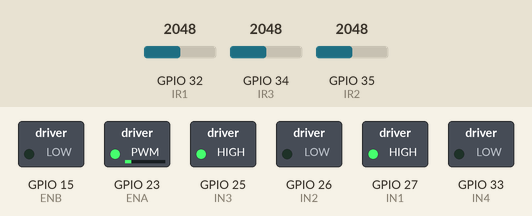
Recording of a program running on a simulated ESP32. Parts: switched loads named in the program (green lamp = pin HIGH). The test bench sets the inputs (shaded band); at power-on: GPIO 32 (IR1) = 2048, GPIO 35 (IR2) = 2048, GPIO 34 (IR3) = 2048. What the program prints to the serial monitor is not drawn.

Above: at 1.2 s.
1.3 s: GPIO 32 (IR1) set to 2866
At 1.8 s:
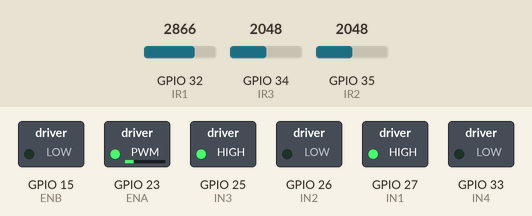
3.1 s: GPIO 32 (IR1) set to 1228
At 4.0 s:
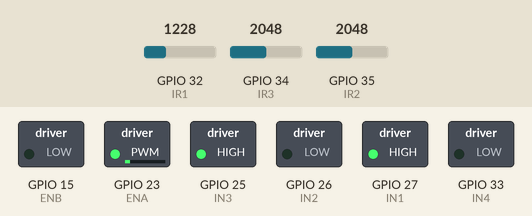
4.9 s: GPIO 32 (IR1) set to 4095
7.9 s: GPIO 32 (IR1) set to 0
At 8.1 s:
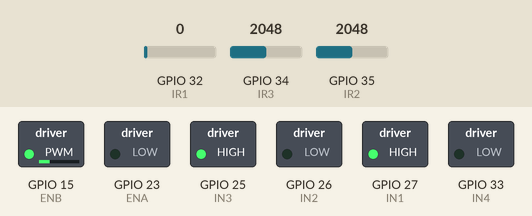
9.7 s: GPIO 35 (IR2) set to 1228
At 10.8 s:
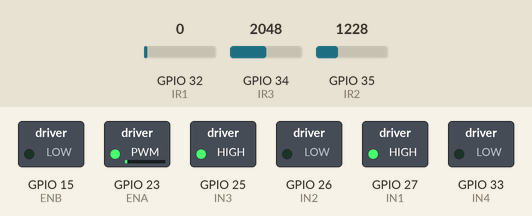
11.5 s: GPIO 34 (IR3) set to 2866
At 12.1 s:
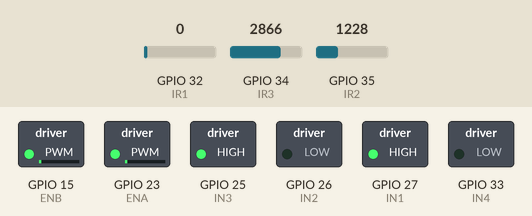
Timing chart, 0 to 14.3 s (numbered marks = the images above; inputs shaded):
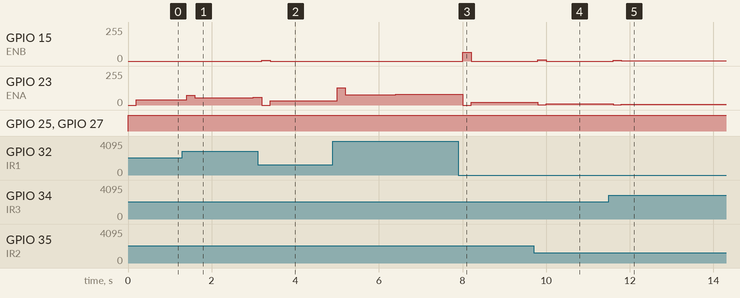

Measured:
- after the input at 1.3 s, GPIO 23 (ENA): 41/255 → 72/255 after 0.10 s, → 55/255 0.20 s later, → 56/255 0.40 s later, → 57/255 1.0 s later
- after the input at 3.1 s, GPIO 15 (ENB): 0/255 → 4/255 after 0.10 s, → 0/255 0.20 s later
- after the input at 7.9 s, GPIO 15 (ENB): 0/255 → 67/255 after 0.10 s, → 0/255 0.21 s later
- after the input at 9.7 s, GPIO 15 (ENB): 0/255 → 8/255 after 0.10 s, → 0/255 0.20 s later; GPIO 23 (ENA): 19/255 → 1/255 after 0.10 s, → 11/255 0.20 s later
- after the input at 11.5 s, GPIO 15 (ENB): 0/255 → 7/255 after 0.10 s, → 2/255 0.20 s later; GPIO 23 (ENA): 11/255 → 2/255 after 0.10 s, → 7/255 0.20 s later

The program:

main.cpp
```cpp
#include <Arduino.h>
#include <TaskScheduler.h>
#include <QuickPID.h>

// Constants
#define HISTORY_SIZE 10  // Number of readings to keep in history for line detection
#define NO_LINE_COUNT 20  // Number of consecutive readings without line detection before stopping

// Motor Pin definitions for L298N motor driver
#define IN1 27  // Motor A direction pin 1
#define IN2 26  // Motor A direction pin 2
#define IN3 25  // Motor B direction pin 1
#define IN4 33  // Motor B direction pin 2
#define IR1 32
#define IR2 35
#define IR3 34
#define ENA 23  // Motor A speed control pin (PWM)
#define ENB 15  // Motor B speed control pin (PWM)

const int offsetA = 1;  // Offset for motor A (not used in this example)
const int offsetB = 1;  // Offset for motor B (not used in this example)

// Motor speed limits
int leftMinSpeed = 0;   // Minimum speed for left motor
int rightMinSpeed = 0;  // Minimum speed for right motor
int leftMaxSpeed = 255;  // Maximum speed for left motor
int rightMaxSpeed = 255; // Maximum speed for right motor

// Sensor definitions
const uint8_t SensorCount = 3; // Number of IR sensors
uint16_t sensorValues[SensorCount]; // Array to hold sensor readings
float sensorWeights[SensorCount] = {1.0, 2.0, 1.0}; // Weights for the sensors to calculate line error

uint16_t readingHistory[SensorCount][HISTORY_SIZE]; // History of sensor readings

int32_t lineError = 0; // Variable to hold the calculated line error
uint16_t lineThreshold = 800; // Threshold for line detection
uint8_t noLineCount = 0; // Counter for consecutive readings without line detection

// PID variables
float Kp = 2.0; // Proportional gain
float Ki = 0.05; // Integral gain
float Kd = 0.25; // Derivative gain

#ifdef AGGRESSIVE_PID
// Aggressive PID Variables
float AggresiveKp = 4;
float AggresiveKi = 0.2;
float AggresiveKd = 1;
#endif

// PID input and output variables
float setPointLeft = 0; // Desired setpoint for left motor
float inputLeft = 0; // Input for left PID controller
float outputLeft = 0; // Output for left PID controller

float setPointRight = 0; // Desired setpoint for right motor
float inputRight = 0; // Input for right PID controller
float outputRight = 0; // Output for right PID controller

// Create PID controllers for left and right motors
QuickPID leftPid(&inputLeft, &outputLeft, &setPointLeft, Kp, Ki, Kd, QuickPID::Action::direct);
QuickPID rightPid(&inputRight, &outputRight, &setPointRight, Kp, Ki, Kd, QuickPID::Action::direct);

int prevLeftMotorSpeed = 0;
int prevRightMotorSpeed = 0;

// Function prototypes
void readAndCalculateError();
void calculateMotorSpeed();
void setMotorSpeed();
void recordHistory();
void print();

// Task definitions for scheduling
Task readAndCalculateErrorTask(10, TASK_FOREVER, &readAndCalculateError);
Task calculateMotorSpeedTask(10, TASK_FOREVER, &calculateMotorSpeed);
Task setMotorSpeedTask(200, TASK_FOREVER, &setMotorSpeed);
Task recordHistoryTask(30, TASK_FOREVER, &recordHistory);
Task printTask(20, TASK_FOREVER, &print);

Scheduler runner; // Create a Scheduler instance to manage tasks

void setup() {
    Serial.begin(115200); // Start serial communication for debugging
    Serial.println("Starting...");

    // Set motor control pins as outputs
    pinMode(IN1, OUTPUT);
    pinMode(IN2, OUTPUT);
    pinMode(IN3, OUTPUT);
    pinMode(IN4, OUTPUT);
    pinMode(ENA, OUTPUT);
    pinMode(ENB, OUTPUT);

    // Initialize motor speed to 0 (stop)
    analogWrite(ENA, 0);
    analogWrite(ENB, 0);

    // Set PID controllers to automatic mode
    leftPid.SetMode(QuickPID::Control::automatic);
    rightPid.SetMode(QuickPID::Control::automatic);

    // Add tasks to the scheduler
    runner.addTask(readAndCalculateErrorTask);
    runner.addTask(calculateMotorSpeedTask);
    runner.addTask(setMotorSpeedTask);
    runner.addTask(recordHistoryTask);
    runner.addTask(printTask);

    // Enable tasks
    readAndCalculateErrorTask.enable();
    calculateMotorSpeedTask.enable();
    setMotorSpeedTask.enable();
    recordHistoryTask.enable();
    printTask.enable();
}

void loop() {
    // Execute scheduled tasks
    runner.execute();
}

void readAndCalculateError() {
    // Read sensor values (replace with actual sensor reading logic)
    // For example, using analogRead() for IR sensors connected to analog pins
    sensorValues[0] = analogRead(IR1); // Read left IR sensor
    sensorValues[1] = analogRead(IR2); // Read center IR sensor
    sensorValues[2] = analogRead(IR3); // Read right IR sensor

    // Check if line exists
    bool lineExists = false; // Flag to indicate if a line is detected
    lineError = 0; // Reset line error for this iteration

    // Calculate line error and direction based on sensor readings
    for (int i = 0; i < SensorCount; i++) {
        lineError += (i - 1.5) * sensorValues[i] * sensorWeights[i]; // Calculate weighted error
        if (sensorValues[i] > lineThreshold) { // Check if the sensor reading exceeds the threshold
            lineExists = true; // Line detected
        }
    }

    if (!lineExists) { // If no line is detected
        noLineCount++; // Increment no line counter
        if (noLineCount > NO_LINE_COUNT) { // If no line detected for too long
            lineError = 0; // Reset line error to stop or go straight
        }
    } else {
        noLineCount = 0; // Reset no line counter if line is detected
    }
}

void recordHistory() {
    // Record sensor values in history for potential future use
    for (int i = 0; i < SensorCount; i++) {
        for (int j = HISTORY_SIZE - 1; j > 0; j--) {
            readingHistory[i][j] = readingHistory[i][j - 1]; // Shift history to make room for new reading
        }
        readingHistory[i][0] = sensorValues[i]; // Store current reading in history
    }
}

void calculateMotorSpeed() {
    // Calculate motor speeds based on line error using PID control
    inputLeft = map(lineError, 0, 50000, 0, 255); // Set input for left motor PID
    inputRight = map(lineError, 0, -50000, 0, 255 ); // Set input for right motor PID

    #ifdef AGGRESSIVE_PID
    (inputRight > 200) ? rightPid.SetTunings(AggresiveKp, AggresiveKi, AggresiveKd) : rightPid.SetTunings(Kp, Ki, Kd);
    (inputLeft > 200) ? leftPid.SetTunings(AggresiveKp, AggresiveKi, AggresiveKd) : leftPid.SetTunings(Kp, Ki, Kd);
    #endif

    leftPid.Compute(); // Compute output for left motor
    rightPid.Compute(); // Compute output for right motor

    // Serial.print("PID Output Left: ");
    // Serial.println(outputLeft);
    // Serial.print("PID Output Right: ");
    // Serial.println(outputRight);
}

// void calculateMotorSpeed() {

//     // For testing, set fixed outputs

//     outputLeft = 150; // Fixed speed for left motor

//     outputRight = 150; // Fixed speed for right motor

// }

// void setMotorSpeed() {
//     // Set motor speeds based on PID output
//     int leftSpeed = constrain(outputLeft, leftMinSpeed, leftMaxSpeed); // Constrain left speed
//     int rightSpeed = constrain(outputRight, rightMinSpeed, rightMaxSpeed); // Constrain right speed

//     // Control motors using L298N motor driver
//     if (lineError < 0) { // If line error is negative, turn right
//         analogWrite(ENA, leftSpeed); // Set left motor speed
//         analogWrite(ENB, 0); // Stop right motor
//     } else if (lineError > 0) { // If line error is positive, turn left
//         analogWrite(ENA, 0); // Stop left motor
//         analogWrite(ENB, rightSpeed); // Set right motor speed
//     } else { // If line error is zero, move forward
//         analogWrite(ENA, leftSpeed); // Set left motor speed
//         analogWrite(ENB, rightSpeed); // Set right motor speed
//     }
// }

void setMotorSpeed() {
    int leftSpeed = constrain(outputLeft, leftMinSpeed, leftMaxSpeed);
    int rightSpeed = constrain(outputRight, rightMinSpeed, rightMaxSpeed);

    if (leftSpeed >= 0) {
        digitalWrite(IN1, HIGH);
        digitalWrite(IN2, LOW);
    } else {
        digitalWrite(IN1, LOW);
        digitalWrite(IN2, HIGH);
    }

    if (rightSpeed >= 0) {
        digitalWrite(IN3, HIGH);
        digitalWrite(IN4, LOW);
    } else {
        digitalWrite(IN3, LOW);
        digitalWrite(IN4, HIGH);
    }

    analogWrite(ENA, abs(leftSpeed));
    analogWrite(ENB, abs(rightSpeed));
}

void print() {
    // Print sensor values and motor speeds for debugging purposes
    Serial.print("Sensor Values: "); // Print sensor readings
    for (int i = 0; i < SensorCount; i++) {
        Serial.print(sensorValues[i]); // Print each sensor value
        Serial.print(" "); // Space between values
    }
    Serial.print(" | Line Error: "); // Print line error
    Serial.print(lineError); // Print current line error
    Serial.print(" | Left Speed: "); // Print left motor speed
    Serial.print(outputLeft); // Print left motor output
    Serial.print(" | Right Speed: "); // Print right motor speed
    Serial.print(outputRight); // Print right motor output

    Serial.print(" | Set Goal Left: ");
    Serial.print(setPointLeft);
    Serial.print(" | Set Goal Right: ");
    Serial.println(setPointRight);
}
```
